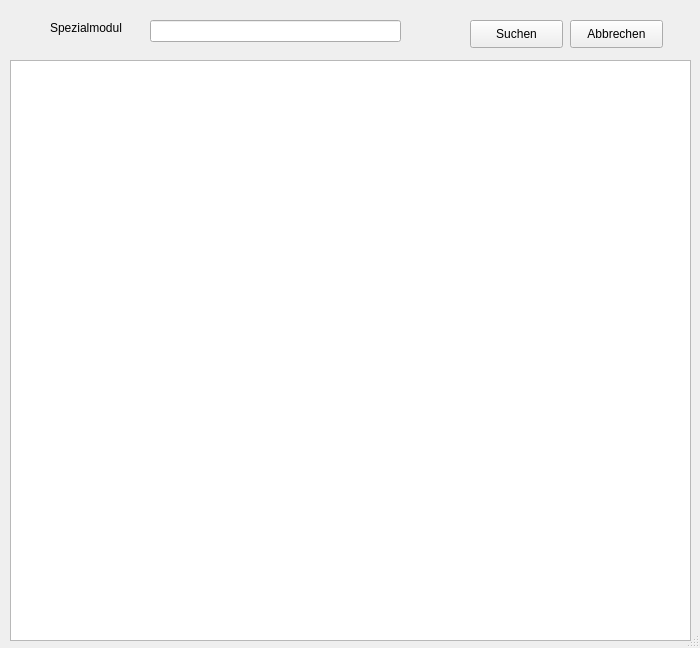
<?xml version="1.0" encoding="UTF-8"?>
<ui version="4.0">
 <class>Dialog</class>
 <widget class="QDialog" name="Dialog">
  <property name="geometry">
   <rect>
    <x>0</x>
    <y>0</y>
    <width>700</width>
    <height>648</height>
   </rect>
  </property>
  <property name="windowTitle">
   <string>Dialog</string>
  </property>
  <property name="sizeGripEnabled">
   <bool>true</bool>
  </property>
  <widget class="QLabel" name="label">
   <property name="geometry">
    <rect>
     <x>50</x>
     <y>20</y>
     <width>91</width>
     <height>16</height>
    </rect>
   </property>
   <property name="text">
    <string>Spezialmodul</string>
   </property>
  </widget>
  <widget class="QPushButton" name="pB_BEENDEN">
   <property name="geometry">
    <rect>
     <x>968</x>
     <y>11</y>
     <width>93</width>
     <height>29</height>
    </rect>
   </property>
   <property name="text">
    <string>Beenden</string>
   </property>
   <property name="icon">
    <iconset>
     <normaloff>../../../_Symbole/Icons/computer/MSGBOX01.ICO</normaloff>../../../_Symbole/Icons/computer/MSGBOX01.ICO</iconset>
   </property>
  </widget>
  <widget class="QLineEdit" name="le_suche">
   <property name="geometry">
    <rect>
     <x>150</x>
     <y>20</y>
     <width>251</width>
     <height>22</height>
    </rect>
   </property>
  </widget>
  <widget class="QTableWidget" name="tableWidget">
   <property name="geometry">
    <rect>
     <x>10</x>
     <y>60</y>
     <width>681</width>
     <height>581</height>
    </rect>
   </property>
   <property name="editTriggers">
    <set>QAbstractItemView::NoEditTriggers</set>
   </property>
   <property name="alternatingRowColors">
    <bool>true</bool>
   </property>
   <attribute name="verticalHeaderVisible">
    <bool>false</bool>
   </attribute>
  </widget>
  <widget class="QPushButton" name="btn_suchen">
   <property name="geometry">
    <rect>
     <x>470</x>
     <y>20</y>
     <width>93</width>
     <height>28</height>
    </rect>
   </property>
   <property name="text">
    <string>Suchen</string>
   </property>
  </widget>
  <widget class="QPushButton" name="btn_abbrechen">
   <property name="geometry">
    <rect>
     <x>570</x>
     <y>20</y>
     <width>93</width>
     <height>28</height>
    </rect>
   </property>
   <property name="text">
    <string>Abbrechen</string>
   </property>
  </widget>
 </widget>
 <resources/>
 <connections/>
</ui>
